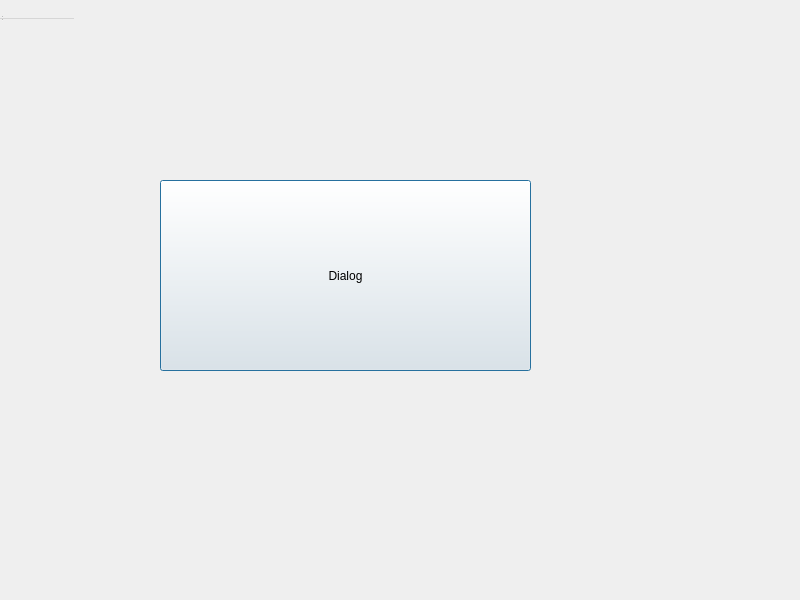
<?xml version="1.0" encoding="UTF-8"?>
<ui version="4.0">
 <class>dialog</class>
 <widget class="QDialog" name="dialog">
  <property name="geometry">
   <rect>
    <x>0</x>
    <y>0</y>
    <width>800</width>
    <height>600</height>
   </rect>
  </property>
  <property name="windowTitle">
   <string>dialog</string>
  </property>
  <widget class="QWidget" name="centralwidget" native="true">
   <property name="geometry">
    <rect>
     <x>0</x>
     <y>0</y>
     <width>100</width>
     <height>30</height>
    </rect>
   </property>
  </widget>
  <widget class="QMenuBar" name="menubar">
   <property name="geometry">
    <rect>
     <x>0</x>
     <y>0</y>
     <width>74</width>
     <height>19</height>
    </rect>
   </property>
  </widget>
  <widget class="QStatusBar" name="statusbar">
   <property name="geometry">
    <rect>
     <x>0</x>
     <y>0</y>
     <width>3</width>
     <height>22</height>
    </rect>
   </property>
  </widget>
  <widget class="QPushButton" name="pushButton">
   <property name="geometry">
    <rect>
     <x>160</x>
     <y>180</y>
     <width>371</width>
     <height>191</height>
    </rect>
   </property>
   <property name="text">
    <string>Dialog</string>
   </property>
  </widget>
 </widget>
 <resources/>
 <connections/>
</ui>
